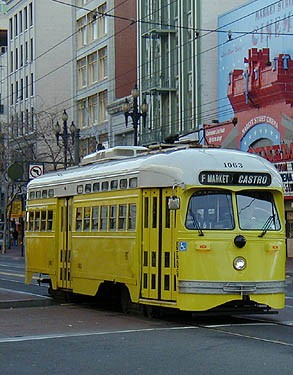
#> input picture image/bus1.jpg, 293 x 375 px, found by its file name
$ python blending2.py
#> lines starting #> are read from the running program, lines starting #| are printed output that depends on the picture
import numpy as np
import cv2


img1 = cv2.imread('bus1.jpg')
#> img1 is the input picture: shape (375, 293, 3); mean B, G, R 97.6, 110.5, 104.9
img2 = cv2.imread('bus2.jpg')
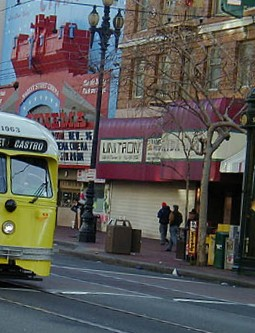
#> input picture image/bus2.jpg, 255 x 333 px, found by its file name
#> img2 is the input picture: shape (333, 255, 3); mean B, G, R 87.1, 89.1, 90.6
gray1 = cv2.cvtColor(img1, cv2.COLOR_BGR2GRAY)
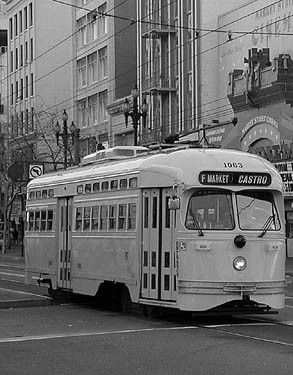
#> gray1: shape (375, 293); min 0, max 255, mean 107.3
gray2 = cv2.cvtColor(img1, cv2.COLOR_BGR2GRAY)
x,y,z=img1.shape
#> x = 375; y = 293; z = 3
x2,y2,z2=img2.shape
#> x2 = 333; y2 = 255; z2 = 3
out = np.zeros((max([x,x2]),y+y2,3), dtype='uint8')
for i in range(0,y-1):
    for j in range(0,x-1):
             out[j,i]=img1[j,i]
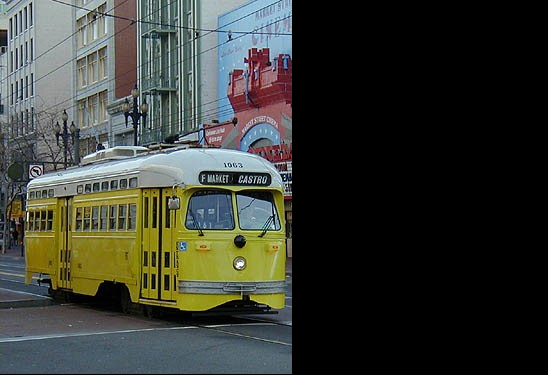
#> out: shape (375, 548, 3); mean B, G, R 51.9, 58.8, 55.8
k=500
for i in range (0,y2-1):
    for j in range (0,x2-1):
          if(k+i<y):
             out[j,k+i][0]=img2[j,i][0]*0.33+img1[j,k+i][0]*0.67
             out[j,k+i][1]=img2[j,i][1]*0.33+img1[j,k+i][1]*0.67
             out[j,k+i][2]=img2[j,i][2]*0.33+img1[j,k+i][2]*0.67
          else:
#> (the run stopped early here; a loop or call above may not have finished)
